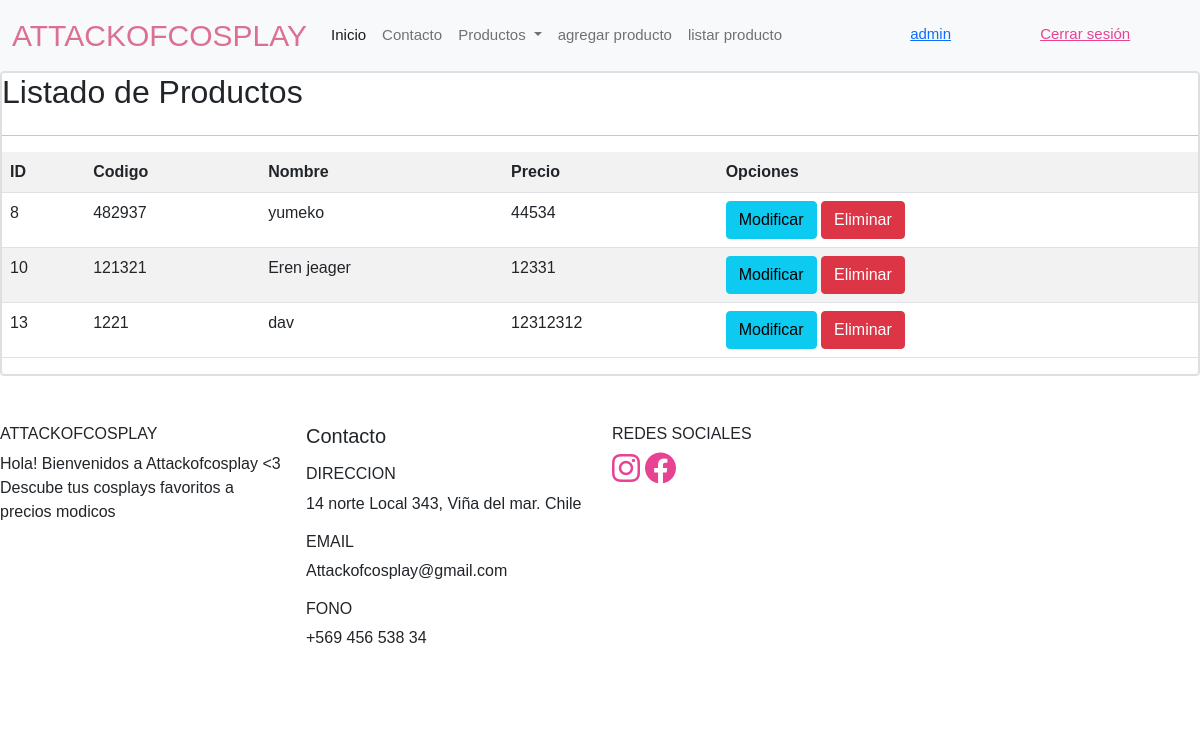
/listar-producto/ (signed in), run on an earlier commit of the app's database.
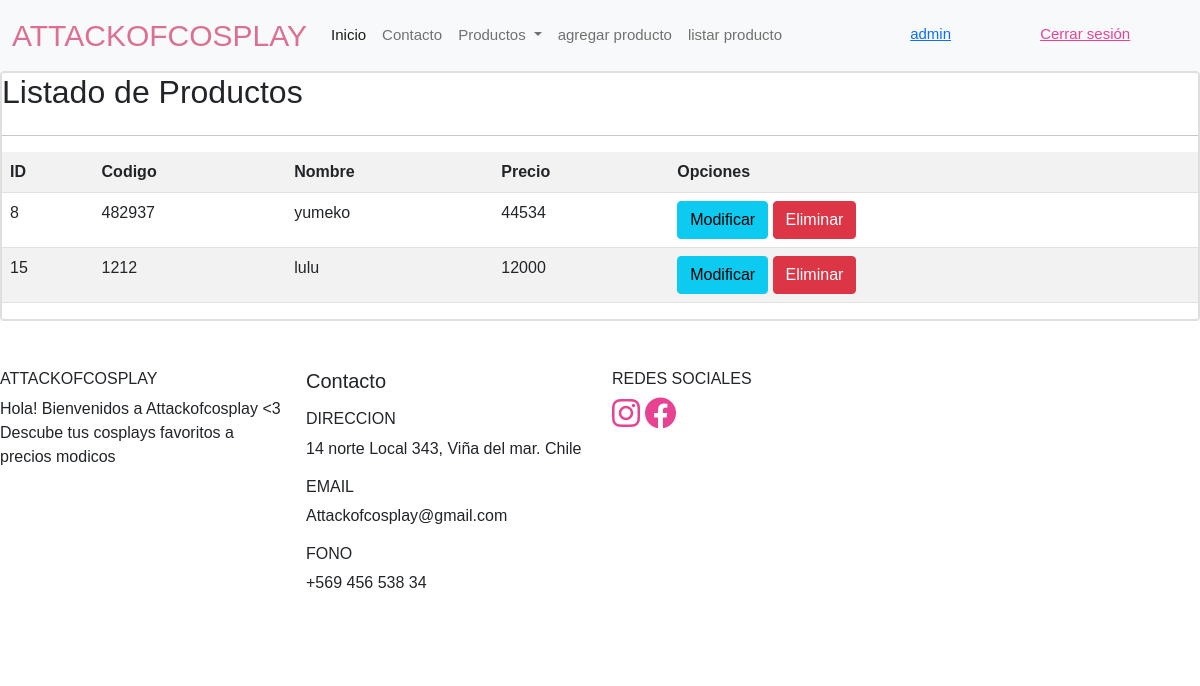
And on a later commit of the database.
### app/models.py (models this page shows, shortened)
class Producto(models.Model):
    codigo              = models.IntegerField()
    nombre              = models.CharField(max_length=20)
    precio              = models.IntegerField()
    descripcion         = models.TextField()
    imagen              = models.ImageField(upload_to="productos", null=True)

### app/views.py (the view)
@permission_required('app.view_producto')
def listar_producto(request):
    cproductos = Producto.objects.all()
    data ={
        'producto':cproductos
    }
    return render(request, 'app/crud/listar.html',data)

### app/context_processor.py (called while the page is built)
def total_carrito(request):
    total = 0
    if request.user.is_authenticated:
        if "carrito" in request.session.keys():
            for key, value in request.session["carrito"].items():
                total += int(value["acumulado"])
    return {"total_carrito": total}

### app/templates/app/crud/listar.html (shortened to what this page needs)
{%extends 'app/base/base.html'%}
{% block contenido%}
<div class="card">
    <div class="card body">
        <h2>Listado de Productos</h2>
        <hr>
        <table class="table table-striped table-hover table-responsive-sm">
            <tr>
                <th>ID</th>
                <th>Codigo</th>
                <th>Nombre</th>
                <th>Precio</th>
                <th>Opciones</th>
            </tr>
            {% for p in producto%}
            <tr>
                <td>{{p.id}}</td>
                <td>{{p.codigo}}</td>
                <td>{{p.nombre }}</td>
                <td>{{p.precio}}</td>
                <td>
                    {% if perms.app.change_producto %}
                    <a href="{%url 'modificar_producto' p.codigo%}" class="btn btn-info">Modificar</a>
                    {% endif %}
                    {% if perms.app.delete_producto %}
                    <a href="{%url 'eliminar_producto' p.codigo%}" class="btn btn-danger">Eliminar</a>
                    {% endif %}
                </td>
            </tr>
            {% endfor %}
        </table>
    </div>
</div>
{% endblock %}

### app/templates/app/base/base.html (shortened to what this page needs)
{%load static%}
<!DOCTYPE html>
<html lang="en">
<head>
    <link href="https://cdn.jsdelivr.net/npm/bootstrap@5.0.2/dist/css/bootstrap.min.css" rel="stylesheet"
>
    <link rel="stylesheet" href="https://cdnjs.cloudflare.com/ajax/libs/font-awesome/6.3.0/css/all.min.css">
    <link rel="stylesheet" href="{% static 'base/style.css'%}">
</head>
<body>
  <nav class="navbar navbar-expand-lg navbar-light bg-light">
    <div class="container-fluid">
      <a class="navbar-brand" href="{%url 'home'%}">ATTACKOFCOSPLAY</a>
      <div class="collapse navbar-collapse" id="navbarSupportedContent">
        <ul class="navbar-nav me-auto mb-2 mb-lg-0">
          <li class="nav-item">
            <a class="nav-link active" aria-current="page" href="{%url 'home'%}">Inicio</a>
          </li>
          <li class="nav-item">
            <a class="nav-link" href="{%url 'contacto'%}">Contacto</a>
          </li>
          <li class="nav-item dropdown">
            <a class="nav-link dropdown-toggle" href="#" id="navbarDropdown" role="button" data-bs-toggle="dropdown" aria-expanded="false">
              Productos
            </a>
          </li>
          {% if perms.app.add_producto %}
          <li>
            <a class="nav-link" href="{%url 'agregar_producto'%}">agregar producto</a>
          </li>
          {% endif %}
          {% if perms.app.view_producto %}
          <li>
            <a class="nav-link" href="{%url 'listar_producto'%}">listar producto</a>
          </li>
          {% endif %}
          {% if user.is_authenticated %}
          <li>
            <a class="sesion" href="{% url 'logout'%}">Cerrar sesión</a>
          </li>
        <li class="user">
            <a href="#">{{ user.username}}</a>
        </li>
        {% else %}
          <li>
            <a class="iniciar" href="{%url 'login'%}">Iniciar sesión</a>
          </li>
        {% endif %}
        </ul>
      </div>
    </div>
    <div class="carrito">
    </div>
  </nav>
  <div id="contenido">
    {% block contenido%}
    {% endblock %}
  </div>
<footer class="mt5 py-5">
  <div class="row">
    <div class="footer-one col-lg-3 col-md-6 col-12">
      <h6>ATTACKOFCOSPLAY</h6>
      <p>Hola! Bienvenidos a Attackofcosplay <3 Descube tus cosplays favoritos a precios modicos </p>
    </div>
    <div class="footer-one col-lg-3 col-md-6 col-12">
      <h5 class="pb-2">Contacto</h5>
      <div>
        <h6 class="text-uppercase">Direccion</h6>
        <p>14 norte Local 343, Viña del mar. Chile</p>
      </div>
      <div>
        <h6 class="text-uppercase">Email</h6>
        <p>Attackofcosplay@gmail.com</p>
      </div>
      <div>
        <h6 class="text-uppercase">Fono</h6>
        <p>+569 456 538 34</p>
      </div>
    </div>
    <div class="footer-one col-lg-3 col-md-6 col-12">
      <h6 class="text-uppercase">Redes Sociales</h6>
      <a href="https://www.instagram.com/attackofcosplay/"><i class="fab fa-instagram"></i></a>
      <a href="#"><i class="fab fa-facebook"></i></a>
    </div>
  </div>
</footer>
</body>
</html>

### static/base/style.css (style rules this page uses)
:root { --pink:#e84393; }
* { margin: 0; padding: 0; box-sizing: border-box; font-family: Verdana, Geneva, Tahoma, sans-serif; }
.navbar-light .navbar-brand { color: palevioletred; }
div.container-fluid { font-size: 15px; color: #e84393; }
a.navbar-brand { font-size: 30px; color: #e84393; }
a.sesion { color: #e84393; position: relative; top: 7px; left: 250px; }
li.user { color: #e84393; position: relative; top: 7px; left: 30px; }
.carrito { padding: 2px; font-size: 40px; }
.fa-instagram { font-size: 2rem; color: #e84393; }
.fa-facebook { font-size: 2rem; color: #e84393; }
footer { background-color: #fff; }

What changed in the data, as far as the page shows it:
removed Producto: id "10", codigo "121321", nombre "Eren jeager", precio "12331"
removed Producto: id "13", codigo "1221", nombre "dav", precio "12312312"
added Producto: id "15", codigo "1212", nombre "lulu", precio "12000"
